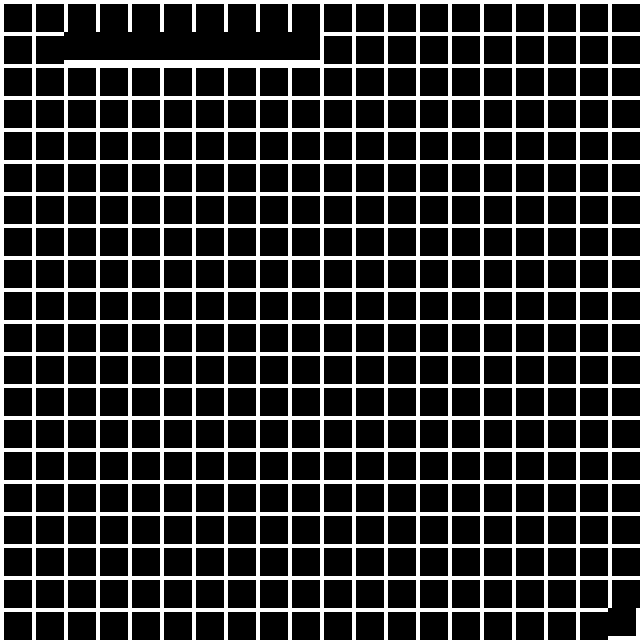

This is a level from a 2D game, rendered from its Tiled map with the project's own tilesets. A one-line summary and the complete map file follow:
An orthogonal 20x20 tile map with 32x32 px tiles, 2 tile layers (Background, Walls) and 19 objects.

<map version="1.0" orientation="orthogonal" renderorder="right-down" width="20" height="20" tilewidth="32" tileheight="32" nextobjectid="25">
 <properties>
  <property name="east_location" value="starting_location" />
  <property name="name" value="west_location" />
  <property name="north_location" value="passage" />
 </properties>
 <tileset firstgid="1" name="Tiles" tilewidth="32" tileheight="32" tilecount="81" columns="9">
  <image source="../Tiles/Tiles.png" trans="ff00ff" width="288" height="288" />
 </tileset>
 <layer name="Background" width="20" height="20">
  <data encoding="csv">
1,1,1,1,1,1,1,1,1,1,1,1,1,1,1,1,1,1,1,1,
1,1,1,1,1,1,1,1,1,1,1,1,1,1,1,1,1,1,1,1,
1,1,1,1,1,1,1,1,1,1,1,1,1,1,1,1,1,1,1,1,
1,1,1,1,1,1,1,1,1,1,1,1,1,1,1,1,1,1,1,1,
1,1,1,1,1,1,1,1,1,1,1,1,1,1,1,1,1,1,1,1,
1,1,1,1,1,1,1,1,1,1,1,1,1,1,1,1,1,1,1,1,
1,1,1,1,1,1,1,1,1,1,1,1,1,1,1,1,1,1,1,1,
1,1,1,1,1,1,1,1,1,1,1,1,1,1,1,1,1,1,1,1,
1,1,1,1,1,1,1,1,1,1,1,1,1,1,1,1,1,1,1,1,
1,1,1,1,1,1,1,1,1,1,1,1,1,1,1,1,1,1,1,1,
1,1,1,1,1,1,1,1,1,1,1,1,1,1,1,1,1,1,1,1,
1,1,1,1,1,1,1,1,1,1,1,1,1,1,1,1,1,1,1,1,
1,1,1,1,1,1,1,1,1,1,1,1,1,1,1,1,1,1,1,1,
1,1,1,1,1,1,1,1,1,1,1,1,1,1,1,1,1,1,1,1,
1,1,1,1,1,1,1,1,1,1,1,1,1,1,1,1,1,1,1,1,
1,1,1,1,1,1,1,1,1,1,1,1,1,1,1,1,1,1,1,1,
1,1,1,1,1,1,1,1,1,1,1,1,1,1,1,1,1,1,1,1,
1,1,1,1,1,1,1,1,1,1,1,1,1,1,1,1,1,1,1,1,
1,1,1,1,1,1,1,1,1,1,1,1,1,1,1,1,1,1,1,1,
1,1,1,1,1,1,1,1,1,1,1,1,1,1,1,1,1,1,1,1
</data>
 </layer>
 <layer name="Walls" width="20" height="20">
  <data encoding="csv">
61,50,50,50,50,50,50,50,50,0,0,41,41,50,50,50,50,50,50,57,
42,0,20,20,20,20,20,20,20,20,31,41,41,0,0,0,0,0,0,40,
42,0,37,41,41,41,41,41,41,41,41,41,51,0,0,31,33,0,0,40,
42,0,0,0,0,0,0,0,0,0,0,0,0,0,0,41,41,0,0,40,
42,0,0,0,0,0,0,0,0,0,0,0,0,0,0,41,41,0,0,40,
42,0,0,0,0,0,0,0,0,0,0,0,0,0,31,41,41,0,0,40,
41,41,41,41,41,33,0,0,0,0,0,31,41,41,41,41,41,0,0,40,
41,41,41,41,41,41,0,0,0,0,0,41,41,41,41,41,41,0,0,40,
42,0,0,49,41,41,0,0,0,0,0,41,41,0,0,41,41,0,0,40,
42,0,0,0,41,41,0,0,0,0,0,41,41,0,0,41,41,0,0,0,
42,0,0,0,41,41,0,0,0,0,0,41,41,0,0,41,41,0,0,0,
42,0,0,0,41,41,33,0,0,0,31,41,41,0,0,41,41,0,0,40,
42,0,0,0,41,41,41,41,41,41,41,41,41,0,0,41,41,0,0,40,
42,0,0,0,49,41,41,41,41,41,41,41,51,0,0,49,51,0,0,40,
42,0,0,0,0,0,0,0,0,0,0,0,0,0,0,0,0,0,0,40,
42,0,0,0,0,0,0,0,0,0,0,0,0,0,0,0,0,0,0,40,
42,0,0,0,0,0,0,0,0,0,0,0,0,0,0,0,0,0,0,40,
42,0,37,41,41,41,41,41,41,41,41,41,41,41,41,41,45,0,0,40,
42,0,0,0,0,0,0,0,0,0,0,0,0,0,0,0,0,0,0,40,
25,32,32,32,32,32,32,32,32,32,32,32,32,32,32,32,32,32,32,21
</data>
 </layer>
 <objectgroup name="Chests" />
 <objectgroup name="Collisions">
  <object id="1" x="352" y="0" width="288" height="16" />
  <object id="2" x="624" y="0" width="16" height="288" />
  <object id="3" x="0" y="0" width="288" height="16" />
  <object id="4" x="0" y="0" width="16" height="640" />
  <object id="6" x="0" y="624" width="640" height="16" />
  <object id="8" x="624" y="352" width="16" height="288" />
  <object id="9" x="64" y="64" width="320" height="32" />
  <object id="10" x="352" y="16" width="64" height="48" />
  <object id="11" x="480" y="64" width="64" height="382" />
  <object id="12" x="352" y="192" width="128" height="64" />
  <object id="13" x="352" y="256" width="64" height="159.333" />
  <object id="14" x="160" y="384" width="192" height="64" />
  <object id="15" x="128" y="192" width="64" height="192" />
  <object id="16" x="16" y="192" width="112" height="64" />
  <object id="18" x="112" y="256" width="16" height="16" />
  <object id="19" x="192" y="368" width="16" height="16" />
  <object id="20" x="336" y="368" width="16" height="16" />
  <object id="21" x="464" y="176" width="16" height="16" />
  <object id="23" x="64" y="544" width="480" height="32" />
 </objectgroup>
 <objectgroup name="NPCs" />
</map>